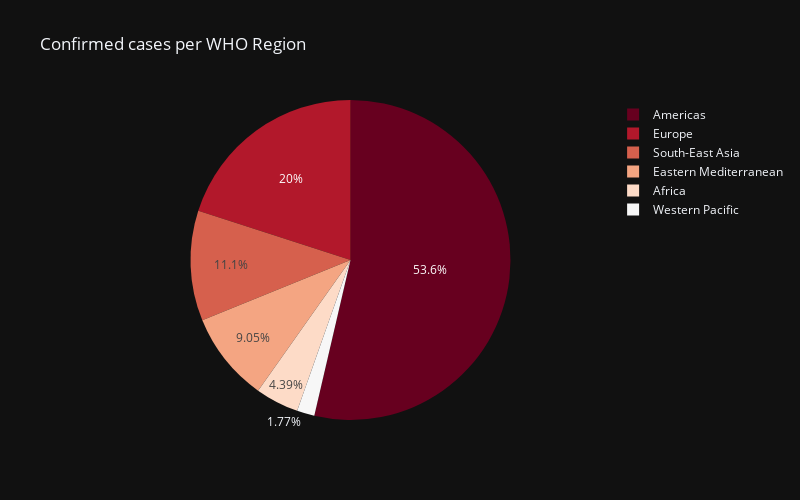

Source (notebook cell):
### Code cell
fig = px.pie(df, names= "WHO Region", values= "Confirmed",
    title ="Confirmed cases per WHO Region", template="plotly_dark",
    color_discrete_sequence=px.colors.sequential.RdBu, height = 500, width=800)
fig.show()

### Figure 1 — Plotly figure (JSON) as saved in the notebook; plotly's stock layout.template omitted (floating-point values rounded to 4 significant figures; data arrays with more than 128 entries replaced by an {"elided": "..."} marker saying what was removed)
{"data": [{"domain": {"x": [0, 1], "y": [0, 1]}, "hovertemplate": "WHO Region=%{label}<br>Confirmed=%{value}<extra></extra>", "labels": {"elided": "187 str values"}, "legendgroup": "", "name": "", "showlegend": true, "type": "pie", "values": {"elided": "187 int values"}}], "layout": {"height": 500, "legend": {"tracegroupgap": 0}, "piecolorway": ["rgb(103,0,31)", "rgb(178,24,43)", "rgb(214,96,77)", "rgb(244,165,130)", "rgb(253,219,199)", "rgb(247,247,247)", "rgb(209,229,240)", "rgb(146,197,222)", "rgb(67,147,195)", "rgb(33,102,172)", "rgb(5,48,97)"], "title": {"text": "Confirmed cases per WHO Region"}, "width": 800}}
